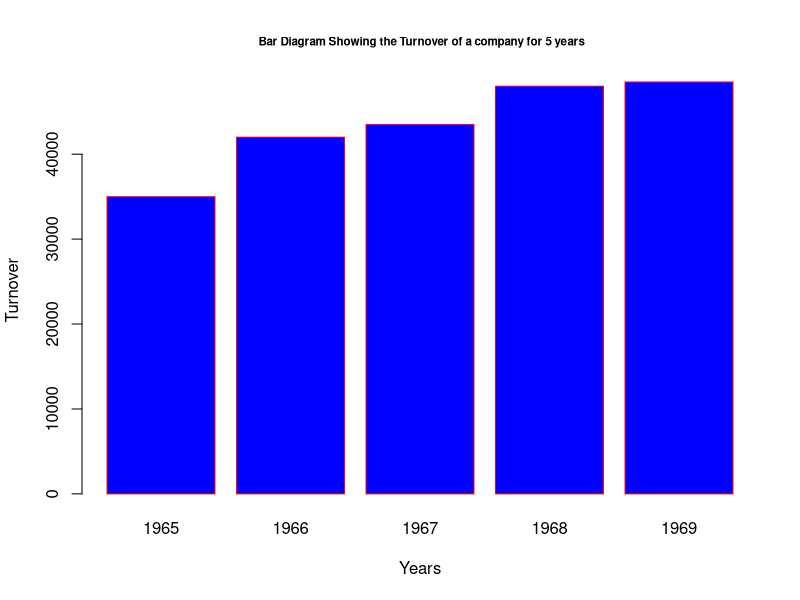
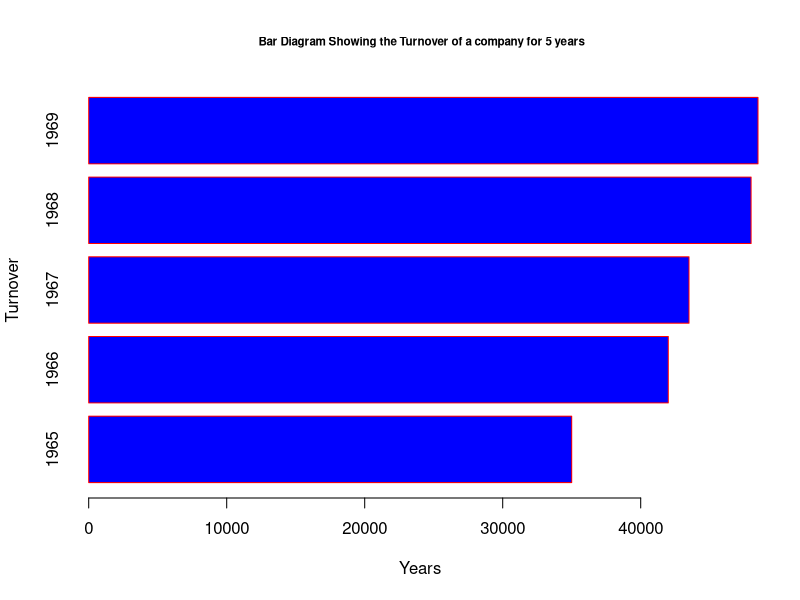
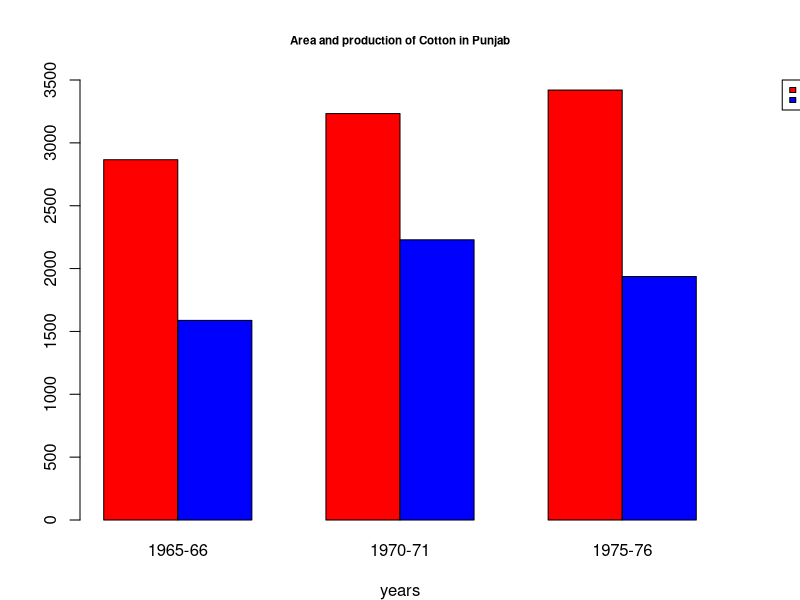
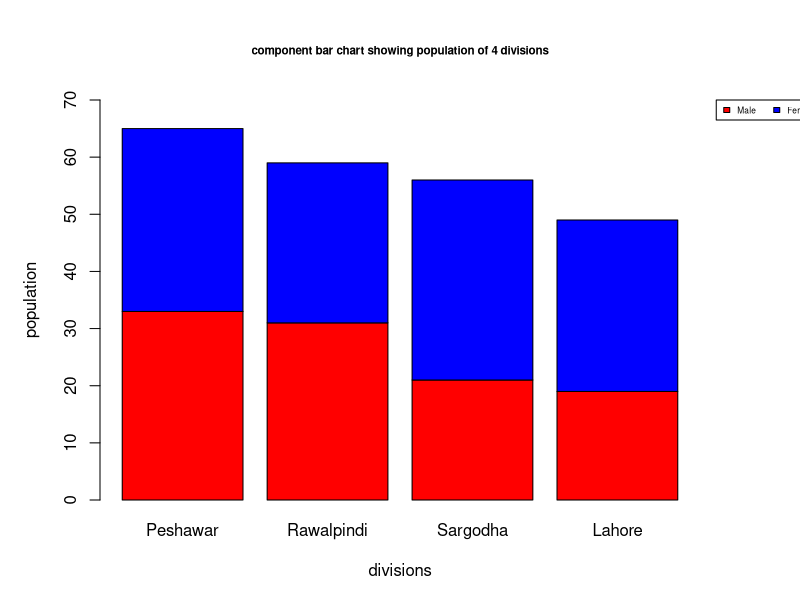
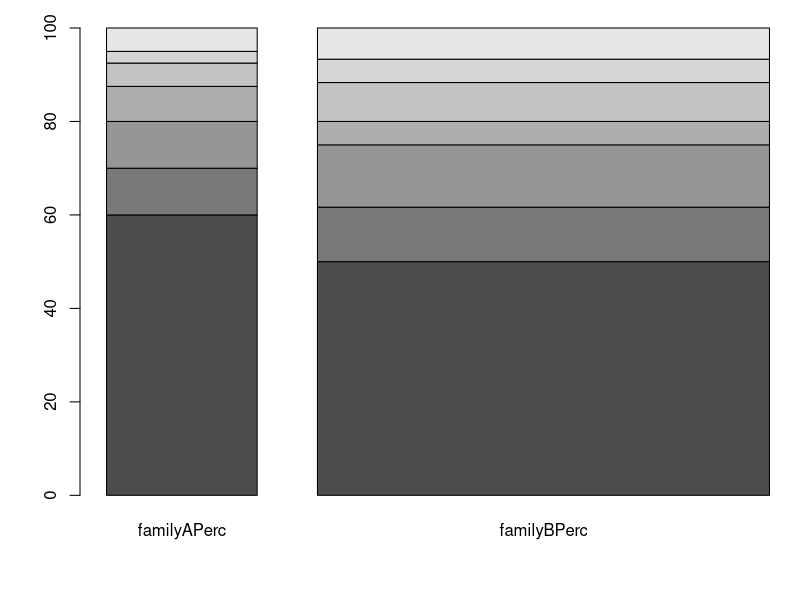
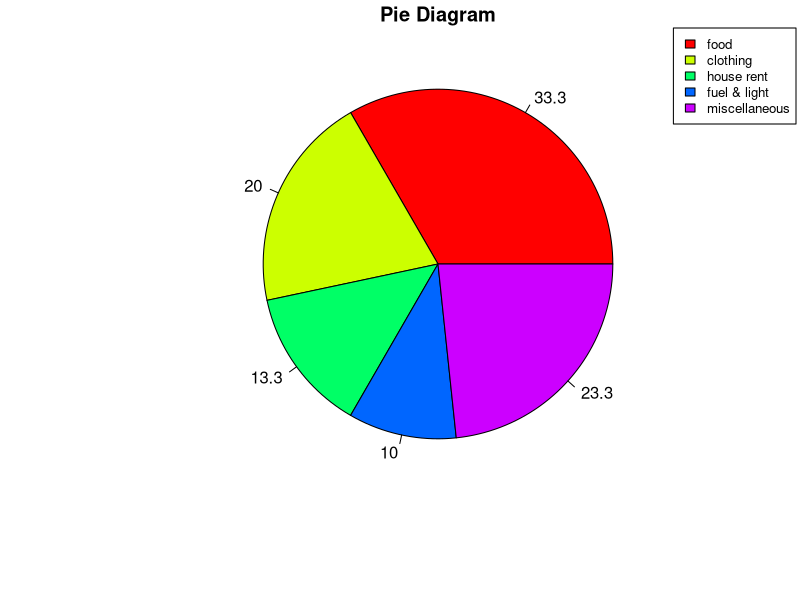
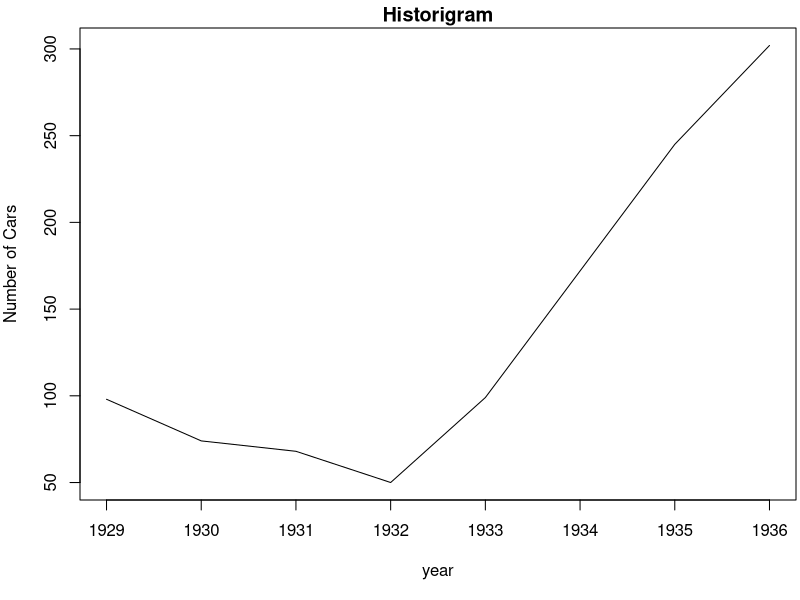
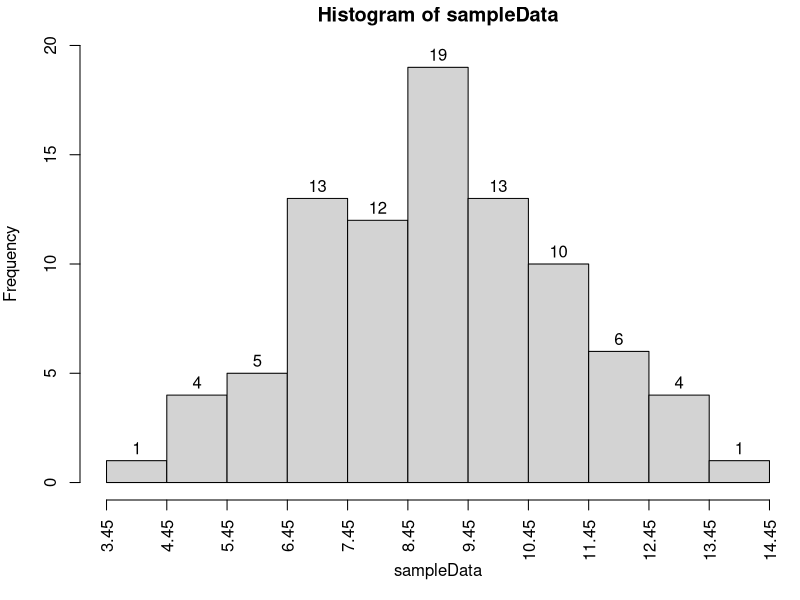

Write the R code that produced these figures, in order.
## ---- chunk 1
knitr::opts_chunk$set(echo = TRUE)
## ---- chunk 2
Years <- c(1965, 1966, 1967, 1968, 1969)
Turnover <- c(35000, 42000, 43500, 48000, 48500)
barplot(Turnover, names.arg=Years, xlab = "Years", ylab= "Turnover",
				col="blue",  
				main=" Bar Diagram Showing the Turnover of a company for 5 years",  
				cex.main=0.7,
				border="red")

## ---- chunk 3
Years <- c(1965, 1966, 1967, 1968, 1969)
Turnover <- c(35000, 42000, 43500, 48000, 48500)
barplot(Turnover, names.arg=Years, xlab = "Years", ylab= "Turnover",
				col="blue",  
				horiz=TRUE,  
				main=" Bar Diagram Showing the Turnover of a company for 5 years",  
				cex.main=0.7,
				border="red")
## ---- chunk 4
years <- c('1965-66', '1970-71', '1975-76')
area <- c(2866,3233,3420)
production <- c(1588, 2229,1937)
df <- data.frame(years, area, production)

par(mar=c(4,4,4,4), xpd=TRUE)
colors <- c("red", "blue")

barplot(cbind(area,production) ~ years,  
         data=df, beside=TRUE,  
         col=colors,ylim=c(0,3500),
         main="Area and production of Cotton in Punjab",
        cex.main=0.7
       )
legend("topright", inset=c(-0.2,0), 
       c("area", "production"), cex=0.5,  fill = colors)
## ---- chunk 5
colors = c("red", "blue")

division = c("Peshawar", "Rawalpindi", "Sargodha", "Lahore")

Values <- matrix(c(33,31,21,19,32,28,35,30), nrow=2, ncol=4, byrow=TRUE)

par(mar=c(5,5,5,5), xpd=TRUE)

barplot(Values, names.arg = division, col= colors, 
        main = "component bar chart showing population of 4 divisions",
        cex.main=0.7,
        xlab="divisions", ylab = "population", ylim = c(0,70))
legend("topright", inset=c(-0.2,0),
       c("Male", "Female"), cex=0.5, fill=colors, horiz = TRUE)
## ---- chunk 6
items <- c('Food', 'Clothing', 'House Rent',
          'Education', 'Litigation', 'Conventional Needs', 'Miscellaneous')
familyA <-c(24,4,4,3,2,1,2)
familyB <-c(60,14,16,6,10,6,8)
df = data.frame(items, familyA, familyB)
df
## ---- chunk 7
familyAPerc <- prop.table(familyA) * 100
familyBPerc <- prop.table(familyB) * 100
df <- cbind.data.frame(items, familyA, familyAPerc, familyB, familyBPerc)
df
## ---- chunk 8
subdf <- df[, c(3,5)]
par(xpd=T, mar=c(5,4,1.4,0.2))
barplot(as.matrix(subdf),  width=c(0.4, 1.2), legend.text = df$items, cex.main=0.6,
        args.legend = list(x="bottom", ncol=4, cex=0.6, bty='n', inset=-0.3))
## ---- chunk 9
x <-  c(50, 30, 20,15,35)
labels <-  c("food","clothing","house rent","fuel & light", "miscellaneous")
piepercent<- round(100*x/sum(x), 1)
pie(x, labels = piepercent, main = "Pie Diagram",col = rainbow(length(x)))
legend("topright", labels, cex = 0.8, fill = rainbow(length(x)))
## ---- chunk 10
NoCars <- c(98,74,68,50,99,172,245,302)
timeSeries <- ts(NoCars, start=c(1929,1), end=c(1936,1), frequency = 1)
plot(timeSeries, main="Historigram", xlab="year", ylab="Number of Cars")
## ---- chunk 11
sampleData <-c(7.5, 9.7, 10.3, 10.6,7.7, 4.6, 6.8, 9.3,
8.2, 11.6,10.1, 9.1, 12.8,14.0,7.1, 8.9,
6.2, 12.6,10.0, 9.7, 8.7, 8.1, 6.6, 10.1,
8.9, 5.0, 11.1, 9.3, 5.5, 11.4,8.8, 3.9,
7.8, 10.2,6.5,  6.2, 8.6, 10.6,8.8, 6.0,
5.4, 9.2, 12.5, 10.3,9.6, 11.6,10.7,6.9,
9.4, 12.0,7.8, 6.6, 11.9,10.4,10.8,9.0,
9.9, 9.9, 6.5, 7.4, 10.4,8.1, 6.0, 8.8,
10.9, 7.3,8.7, 8.6, 7.8, 4.6, 7.9, 9.4,
10.8, 7.3,9.3, 7.7, 7.6, 6.6, 7.3, 11.4,
7.4, 8.4, 12.4,9.4, 12.1,12.8,9.3, 10.9)
brks = seq(3.45, 14.45, 1)
hist(sampleData, breaks = brks, xaxt='n', ylim = range(0,20), labels = TRUE)
axis(side = 1, at=brks, labels = brks, las=2)
